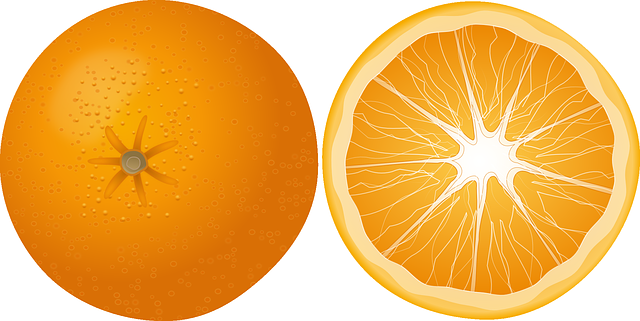
#> input picture sample/orange.png, 640 x 321 px
$ python oneWindow.py
#> lines starting #> are read from the running program, lines starting #| are printed output that depends on the picture; after the words box and inside, x2 and y2 are one past the last pixel; in counts of white or black regions, pixels touching at a corner belong together
import cv2 as cv
import sys


img_color = cv.imread('../sample/orange.png', cv.IMREAD_COLOR)
#> img_color is the input picture: shape (321, 640, 3); mean B, G, R 90.8, 180.7, 242.3

if img_color is None:
    print("이미지 파일을 읽을수 없습니다.")
    sys.exit(1)

img_gray = cv.cvtColor(img_color, cv.COLOR_BGR2GRAY)
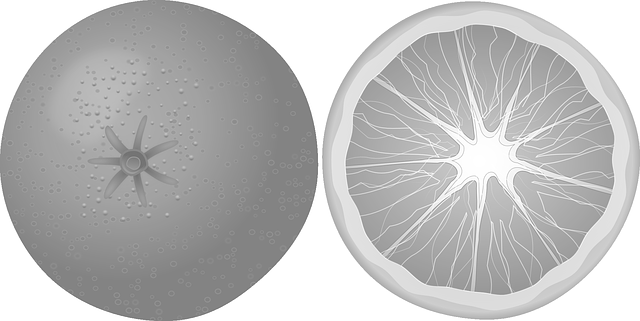
#> img_gray: shape (321, 640); min 110, max 255, mean 188.9

img_canny = cv.Canny(img_gray, 90, 180)
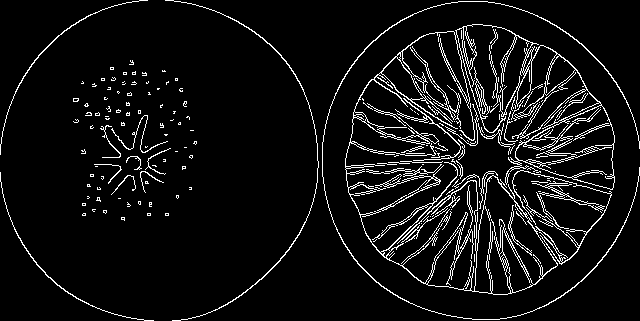
#> img_canny: shape (321, 640); 6.7% white in thin lines or dots

# 두개의 사진이 따로 나오는 출력
# cv.imshow('GrayScale', img_gray)
# cv.imshow('Canny', img_canny)

# 수평 방향으로 matrics에 포함된 이미지를 연결
img_result = cv.hconcat([img_gray, img_canny])
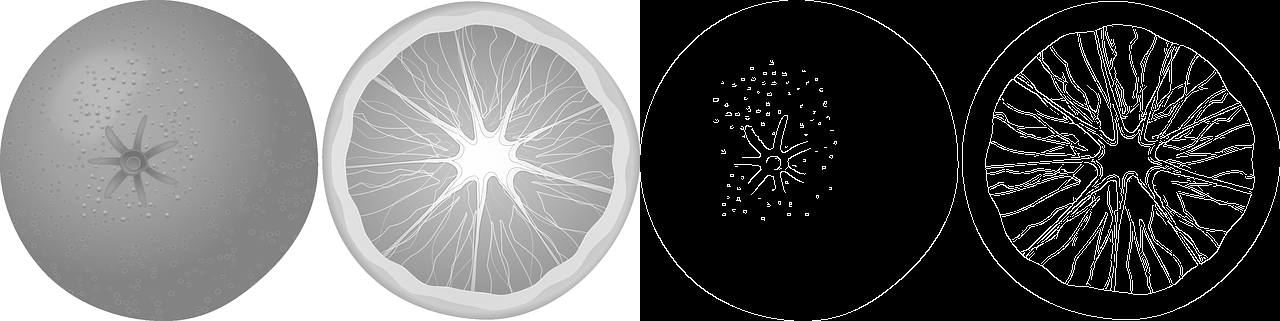
#> img_result: shape (321, 1280); min 0, max 255, mean 103

# 수직 방향으로 matrics에 포함된 이미지를 연결
# img_result = cv.vconcat([img_gray, img_canny])

cv.imshow('Result', img_result)

cv.waitKey(0)
cv.destroyAllWindows()

$ run again, with sample/gradation.png copied over sample/orange.png
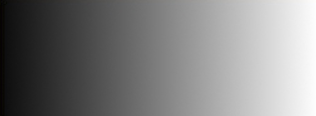
#> input picture sample/gradation.png, 316 x 116 px
#> img_color is the input picture: shape (116, 316, 3); mean B, G, R 127.8, 127.8, 127.9
#> img_canny: shape (116, 316); every value is 0
#> `img_result = cv.hconcat([img_gray, img_canny])`:
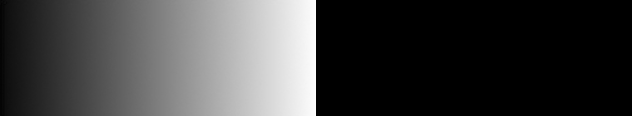
#> img_result: shape (116, 632); min 0, max 254, mean 63.9
